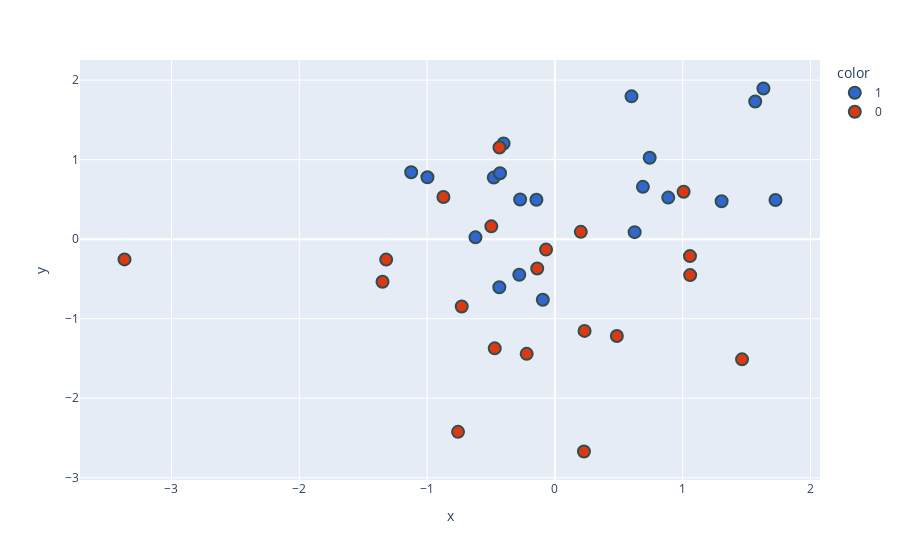

The notebook cell saved with this chart:
### Code cell
new_df['target'] = new_df['target'].astype('str')
fig = px.scatter(x=new_df['PC1'],
                 y=new_df['PC2'],
                 color=new_df['target'],
                 color_discrete_sequence=px.colors.qualitative.G10
                )

fig.update_traces(marker=dict(size=12,
                              line=dict(width=2,
                                        color='DarkSlateGrey')),
                  selector=dict(mode='markers'))
fig.show()

### Figure 1 — Plotly figure (JSON) as saved in the notebook; plotly's stock layout.template omitted (floating-point values rounded to 4 significant figures)
{"data": [{"hovertemplate": "color=1<br>x=%{x}<br>y=%{y}<extra></extra>", "legendgroup": "1", "marker": {"color": "#3366CC", "line": {"color": "DarkSlateGrey", "width": 2}, "size": 12, "symbol": "circle"}, "mode": "markers", "name": "1", "orientation": "v", "showlegend": true, "type": "scatter", "x": [1.726, 0.6886, -0.4348, -0.09456, -0.2719, -0.4015, -0.2787, -1.125, -0.4784, 0.7417, -0.4294, 0.8867, -0.6216, 0.5994, -0.1446, 0.624, 1.632, 1.567, -0.9974, 1.305], "xaxis": "x", "y": [0.4925, 0.6581, -0.6038, -0.7616, 0.4982, 1.203, -0.4476, 0.8422, 0.7744, 1.024, 0.8293, 0.5227, 0.02311, 1.796, 0.4949, 0.08837, 1.895, 1.731, 0.7789, 0.4766], "yaxis": "y"}, {"hovertemplate": "color=0<br>x=%{x}<br>y=%{y}<extra></extra>", "legendgroup": "0", "marker": {"color": "#DC3912", "line": {"color": "DarkSlateGrey", "width": 2}, "size": 12, "symbol": "circle"}, "mode": "markers", "name": "0", "orientation": "v", "showlegend": true, "type": "scatter", "x": [-0.2208, -3.368, 0.2273, -0.4337, -0.729, 1.464, 0.2321, 1.007, -1.349, 1.058, -1.32, 0.4848, -0.4975, 1.057, -0.8722, -0.06918, -0.1383, -0.7579, -0.4708, 0.2028], "xaxis": "x", "y": [-1.442, -0.2546, -2.67, 1.153, -0.8465, -1.511, -1.153, 0.596, -0.5361, -0.452, -0.257, -1.218, 0.1614, -0.2127, 0.5307, -0.131, -0.3684, -2.423, -1.373, 0.09181], "yaxis": "y"}], "layout": {"legend": {"title": {"text": "color"}, "tracegroupgap": 0}, "margin": {"t": 60}, "xaxis": {"anchor": "y", "domain": [0, 1], "title": {"text": "x"}}, "yaxis": {"anchor": "x", "domain": [0, 1], "title": {"text": "y"}}}}
